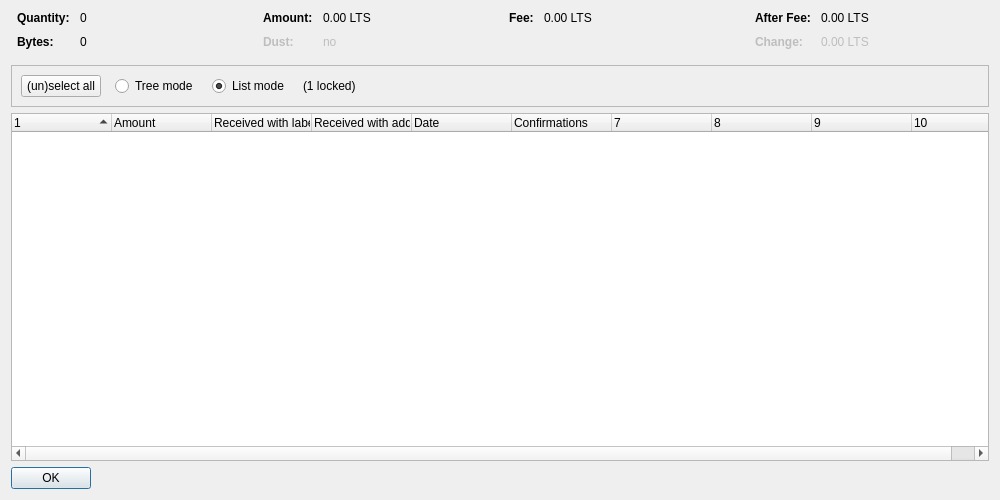
<?xml version="1.0" encoding="UTF-8"?>
<ui version="4.0">
 <class>CoinControlDialog</class>
 <widget class="QDialog" name="CoinControlDialog">
  <property name="geometry">
   <rect>
    <x>0</x>
    <y>0</y>
    <width>1000</width>
    <height>500</height>
   </rect>
  </property>
  <property name="windowTitle">
   <string>Coin Selection</string>
  </property>
  <layout class="QVBoxLayout" name="verticalLayout">
   <item>
    <layout class="QHBoxLayout" name="horizontalLayoutTop" stretch="0,0,0,0">
     <property name="topMargin">
      <number>0</number>
     </property>
     <property name="bottomMargin">
      <number>10</number>
     </property>
     <item>
      <layout class="QFormLayout" name="formLayoutCoinControl1">
       <property name="horizontalSpacing">
        <number>10</number>
       </property>
       <property name="verticalSpacing">
        <number>10</number>
       </property>
       <property name="leftMargin">
        <number>6</number>
       </property>
       <property name="rightMargin">
        <number>6</number>
       </property>
       <item row="0" column="0">
        <widget class="QLabel" name="labelCoinControlQuantityText">
         <property name="font">
          <font>
           <weight>75</weight>
           <bold>true</bold>
          </font>
         </property>
         <property name="text">
          <string>Quantity:</string>
         </property>
        </widget>
       </item>
       <item row="0" column="1">
        <widget class="QLabel" name="labelCoinControlQuantity">
         <property name="cursor">
          <cursorShape>IBeamCursor</cursorShape>
         </property>
         <property name="contextMenuPolicy">
          <enum>Qt::ActionsContextMenu</enum>
         </property>
         <property name="text">
          <string notr="true">0</string>
         </property>
         <property name="textInteractionFlags">
          <set>Qt::LinksAccessibleByMouse|Qt::TextSelectableByKeyboard|Qt::TextSelectableByMouse</set>
         </property>
        </widget>
       </item>
       <item row="1" column="0">
        <widget class="QLabel" name="labelCoinControlBytesText">
         <property name="font">
          <font>
           <weight>75</weight>
           <bold>true</bold>
          </font>
         </property>
         <property name="text">
          <string>Bytes:</string>
         </property>
        </widget>
       </item>
       <item row="1" column="1">
        <widget class="QLabel" name="labelCoinControlBytes">
         <property name="cursor">
          <cursorShape>IBeamCursor</cursorShape>
         </property>
         <property name="contextMenuPolicy">
          <enum>Qt::ActionsContextMenu</enum>
         </property>
         <property name="text">
          <string notr="true">0</string>
         </property>
         <property name="textInteractionFlags">
          <set>Qt::LinksAccessibleByMouse|Qt::TextSelectableByKeyboard|Qt::TextSelectableByMouse</set>
         </property>
        </widget>
       </item>
      </layout>
     </item>
     <item>
      <layout class="QFormLayout" name="formLayoutCoinControl2">
       <property name="horizontalSpacing">
        <number>10</number>
       </property>
       <property name="verticalSpacing">
        <number>10</number>
       </property>
       <property name="leftMargin">
        <number>6</number>
       </property>
       <property name="rightMargin">
        <number>6</number>
       </property>
       <item row="0" column="0">
        <widget class="QLabel" name="labelCoinControlAmountText">
         <property name="font">
          <font>
           <weight>75</weight>
           <bold>true</bold>
          </font>
         </property>
         <property name="text">
          <string>Amount:</string>
         </property>
        </widget>
       </item>
       <item row="0" column="1">
        <widget class="QLabel" name="labelCoinControlAmount">
         <property name="cursor">
          <cursorShape>IBeamCursor</cursorShape>
         </property>
         <property name="contextMenuPolicy">
          <enum>Qt::ActionsContextMenu</enum>
         </property>
         <property name="text">
          <string notr="true">0.00 LTS</string>
         </property>
         <property name="textInteractionFlags">
          <set>Qt::LinksAccessibleByMouse|Qt::TextSelectableByKeyboard|Qt::TextSelectableByMouse</set>
         </property>
        </widget>
       </item>
       <item row="1" column="0">
        <widget class="QLabel" name="labelCoinControlLowOutputText">
         <property name="enabled">
          <bool>false</bool>
         </property>
         <property name="font">
          <font>
           <weight>75</weight>
           <bold>true</bold>
          </font>
         </property>
         <property name="text">
          <string>Dust:</string>
         </property>
        </widget>
       </item>
       <item row="1" column="1">
        <widget class="QLabel" name="labelCoinControlLowOutput">
         <property name="enabled">
          <bool>false</bool>
         </property>
         <property name="cursor">
          <cursorShape>IBeamCursor</cursorShape>
         </property>
         <property name="contextMenuPolicy">
          <enum>Qt::ActionsContextMenu</enum>
         </property>
         <property name="text">
          <string notr="true">no</string>
         </property>
         <property name="textInteractionFlags">
          <set>Qt::LinksAccessibleByMouse|Qt::TextSelectableByKeyboard|Qt::TextSelectableByMouse</set>
         </property>
        </widget>
       </item>
      </layout>
     </item>
     <item>
      <layout class="QFormLayout" name="formLayoutCoinControl3">
       <property name="horizontalSpacing">
        <number>10</number>
       </property>
       <property name="verticalSpacing">
        <number>10</number>
       </property>
       <property name="leftMargin">
        <number>6</number>
       </property>
       <property name="rightMargin">
        <number>6</number>
       </property>
       <item row="0" column="0">
        <widget class="QLabel" name="labelCoinControlFeeText">
         <property name="font">
          <font>
           <weight>75</weight>
           <bold>true</bold>
          </font>
         </property>
         <property name="text">
          <string>Fee:</string>
         </property>
        </widget>
       </item>
       <item row="0" column="1">
        <widget class="QLabel" name="labelCoinControlFee">
         <property name="cursor">
          <cursorShape>IBeamCursor</cursorShape>
         </property>
         <property name="contextMenuPolicy">
          <enum>Qt::ActionsContextMenu</enum>
         </property>
         <property name="text">
          <string notr="true">0.00 LTS</string>
         </property>
         <property name="textInteractionFlags">
          <set>Qt::LinksAccessibleByMouse|Qt::TextSelectableByKeyboard|Qt::TextSelectableByMouse</set>
         </property>
        </widget>
       </item>
      </layout>
     </item>
     <item>
      <layout class="QFormLayout" name="formLayoutCoinControl4">
       <property name="horizontalSpacing">
        <number>10</number>
       </property>
       <property name="verticalSpacing">
        <number>10</number>
       </property>
       <property name="leftMargin">
        <number>6</number>
       </property>
       <property name="rightMargin">
        <number>6</number>
       </property>
       <item row="0" column="0">
        <widget class="QLabel" name="labelCoinControlAfterFeeText">
         <property name="font">
          <font>
           <weight>75</weight>
           <bold>true</bold>
          </font>
         </property>
         <property name="text">
          <string>After Fee:</string>
         </property>
        </widget>
       </item>
       <item row="0" column="1">
        <widget class="QLabel" name="labelCoinControlAfterFee">
         <property name="cursor">
          <cursorShape>IBeamCursor</cursorShape>
         </property>
         <property name="contextMenuPolicy">
          <enum>Qt::ActionsContextMenu</enum>
         </property>
         <property name="text">
          <string notr="true">0.00 LTS</string>
         </property>
         <property name="textInteractionFlags">
          <set>Qt::LinksAccessibleByMouse|Qt::TextSelectableByKeyboard|Qt::TextSelectableByMouse</set>
         </property>
        </widget>
       </item>
       <item row="1" column="0">
        <widget class="QLabel" name="labelCoinControlChangeText">
         <property name="enabled">
          <bool>false</bool>
         </property>
         <property name="font">
          <font>
           <weight>75</weight>
           <bold>true</bold>
          </font>
         </property>
         <property name="text">
          <string>Change:</string>
         </property>
        </widget>
       </item>
       <item row="1" column="1">
        <widget class="QLabel" name="labelCoinControlChange">
         <property name="enabled">
          <bool>false</bool>
         </property>
         <property name="cursor">
          <cursorShape>IBeamCursor</cursorShape>
         </property>
         <property name="contextMenuPolicy">
          <enum>Qt::ActionsContextMenu</enum>
         </property>
         <property name="text">
          <string notr="true">0.00 LTS</string>
         </property>
         <property name="textInteractionFlags">
          <set>Qt::LinksAccessibleByMouse|Qt::TextSelectableByKeyboard|Qt::TextSelectableByMouse</set>
         </property>
        </widget>
       </item>
      </layout>
     </item>
    </layout>
   </item>
   <item>
    <widget class="QFrame" name="frame">
     <property name="minimumSize">
      <size>
       <width>0</width>
       <height>40</height>
      </size>
     </property>
     <property name="frameShape">
      <enum>QFrame::StyledPanel</enum>
     </property>
     <property name="frameShadow">
      <enum>QFrame::Sunken</enum>
     </property>
     <layout class="QHBoxLayout" name="horizontalLayout">
      <item>
       <layout class="QHBoxLayout" name="horizontalLayoutPanel" stretch="0,0,0,0,0">
        <property name="spacing">
         <number>14</number>
        </property>
        <item>
         <widget class="QPushButton" name="pushButtonSelectAll">
          <property name="sizePolicy">
           <sizepolicy hsizetype="Maximum" vsizetype="Fixed">
            <horstretch>0</horstretch>
            <verstretch>0</verstretch>
           </sizepolicy>
          </property>
          <property name="text">
           <string>(un)select all</string>
          </property>
          <property name="autoDefault">
           <bool>false</bool>
          </property>
         </widget>
        </item>
        <item>
         <widget class="QRadioButton" name="radioTreeMode">
          <property name="sizePolicy">
           <sizepolicy hsizetype="Maximum" vsizetype="Fixed">
            <horstretch>0</horstretch>
            <verstretch>0</verstretch>
           </sizepolicy>
          </property>
          <property name="text">
           <string>Tree mode</string>
          </property>
         </widget>
        </item>
        <item>
         <widget class="QRadioButton" name="radioListMode">
          <property name="sizePolicy">
           <sizepolicy hsizetype="Maximum" vsizetype="Fixed">
            <horstretch>0</horstretch>
            <verstretch>0</verstretch>
           </sizepolicy>
          </property>
          <property name="text">
           <string>List mode</string>
          </property>
          <property name="checked">
           <bool>true</bool>
          </property>
         </widget>
        </item>
        <item>
         <widget class="QLabel" name="labelLocked">
          <property name="text">
           <string notr="true">(1 locked)</string>
          </property>
         </widget>
        </item>
        <item>
         <spacer name="horizontalSpacer">
          <property name="orientation">
           <enum>Qt::Horizontal</enum>
          </property>
          <property name="sizeHint" stdset="0">
           <size>
            <width>40</width>
            <height>20</height>
           </size>
          </property>
         </spacer>
        </item>
       </layout>
      </item>
     </layout>
    </widget>
   </item>
   <item>
    <widget class="CoinControlTreeWidget" name="treeWidget">
     <property name="contextMenuPolicy">
      <enum>Qt::CustomContextMenu</enum>
     </property>
     <property name="sortingEnabled">
      <bool>false</bool>
     </property>
     <property name="columnCount">
      <number>10</number>
     </property>
     <attribute name="headerShowSortIndicator" stdset="0">
      <bool>true</bool>
     </attribute>
     <attribute name="headerStretchLastSection">
      <bool>false</bool>
     </attribute>
     <column>
      <property name="text">
       <string/>
      </property>
     </column>
     <column>
      <property name="text">
       <string>Amount</string>
      </property>
     </column>
     <column>
      <property name="text">
       <string>Received with label</string>
      </property>
     </column>
     <column>
      <property name="text">
       <string>Received with address</string>
      </property>
     </column>
     <column>
      <property name="text">
       <string>Date</string>
      </property>
     </column>
     <column>
      <property name="text">
       <string>Confirmations</string>
      </property>
      <property name="toolTip">
       <string>Confirmed</string>
      </property>
     </column>
     <column>
      <property name="text">
       <string/>
      </property>
     </column>
     <column>
      <property name="text">
       <string/>
      </property>
     </column>
     <column>
      <property name="text">
       <string/>
      </property>
     </column>
     <column>
      <property name="text">
       <string/>
      </property>
     </column>
    </widget>
   </item>
   <item>
    <widget class="QDialogButtonBox" name="buttonBox">
     <property name="sizePolicy">
      <sizepolicy hsizetype="Maximum" vsizetype="Fixed">
       <horstretch>0</horstretch>
       <verstretch>0</verstretch>
      </sizepolicy>
     </property>
     <property name="orientation">
      <enum>Qt::Horizontal</enum>
     </property>
     <property name="standardButtons">
      <set>QDialogButtonBox::Ok</set>
     </property>
    </widget>
   </item>
  </layout>
 </widget>
 <customwidgets>
  <customwidget>
   <class>CoinControlTreeWidget</class>
   <extends>QTreeWidget</extends>
   <header>coincontroltreewidget.h</header>
  </customwidget>
 </customwidgets>
 <resources/>
 <connections/>
</ui>
